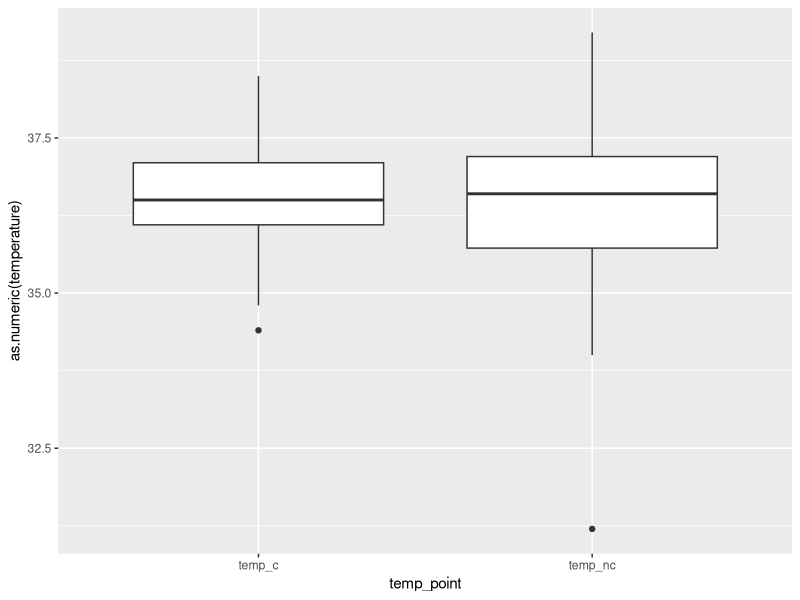
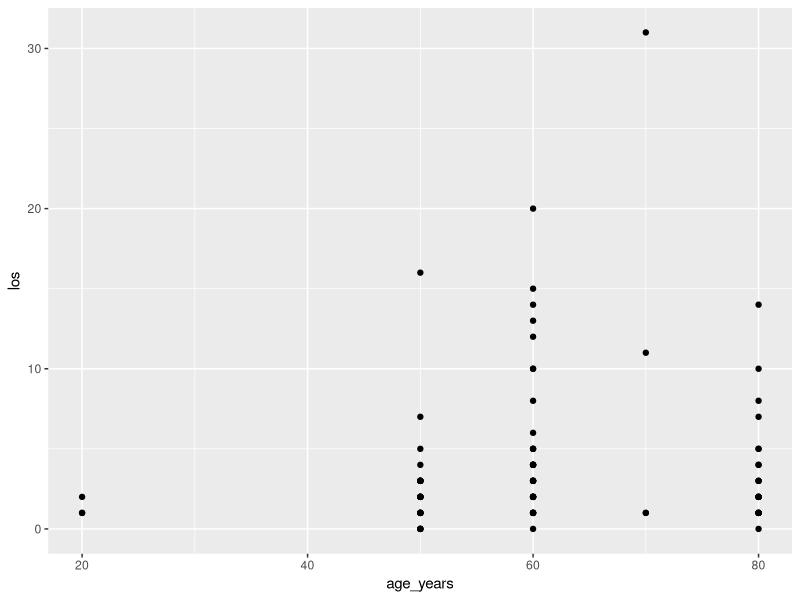
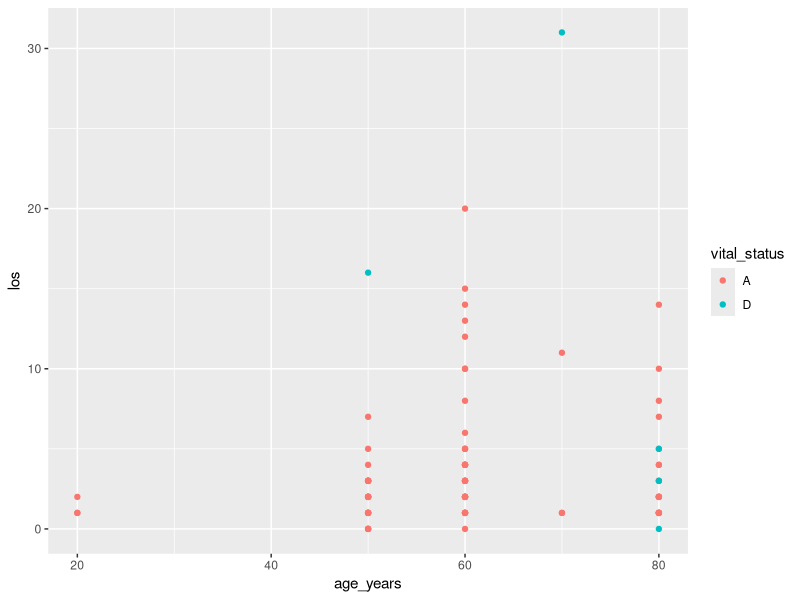
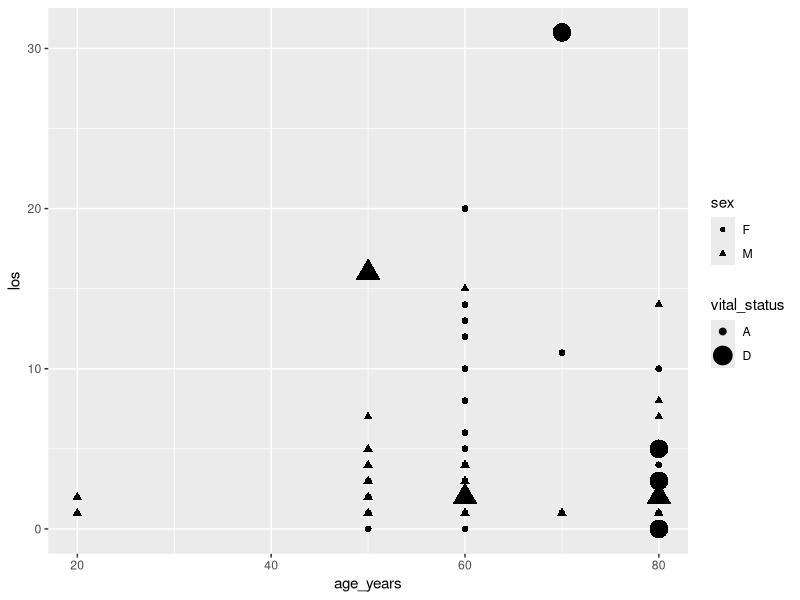
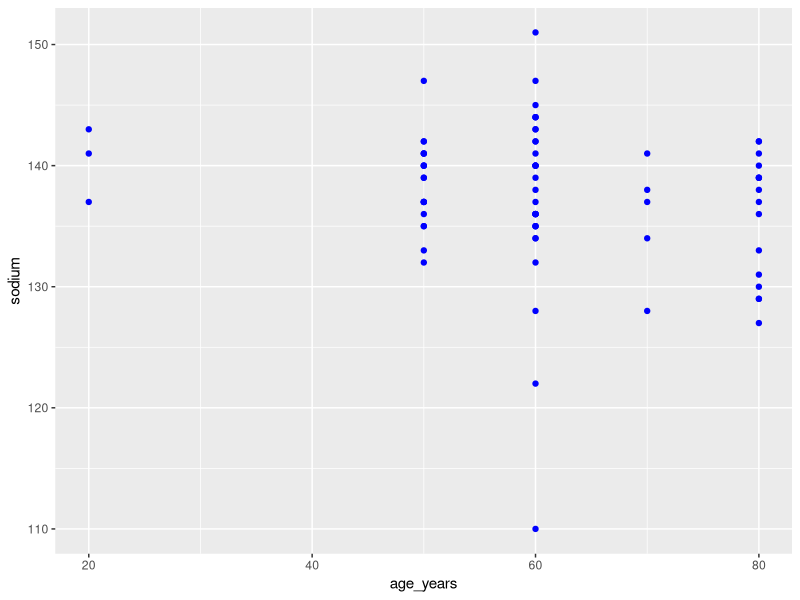
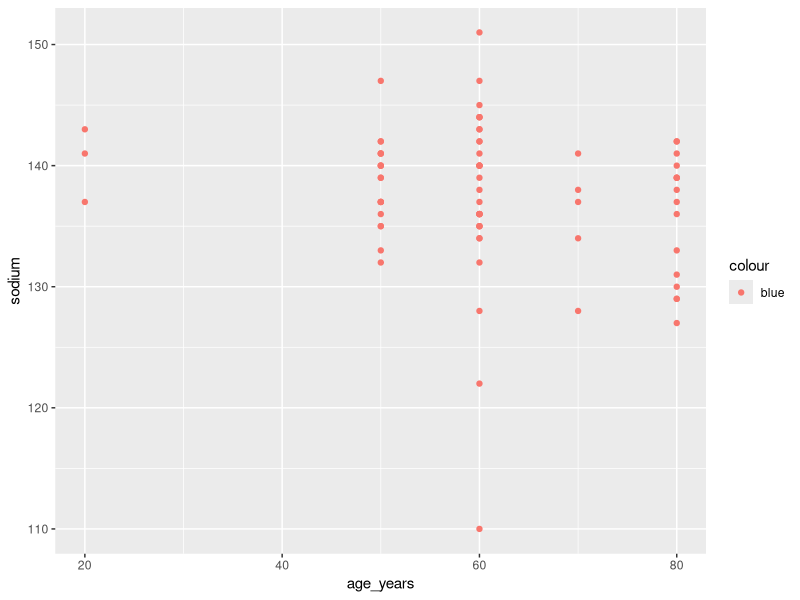
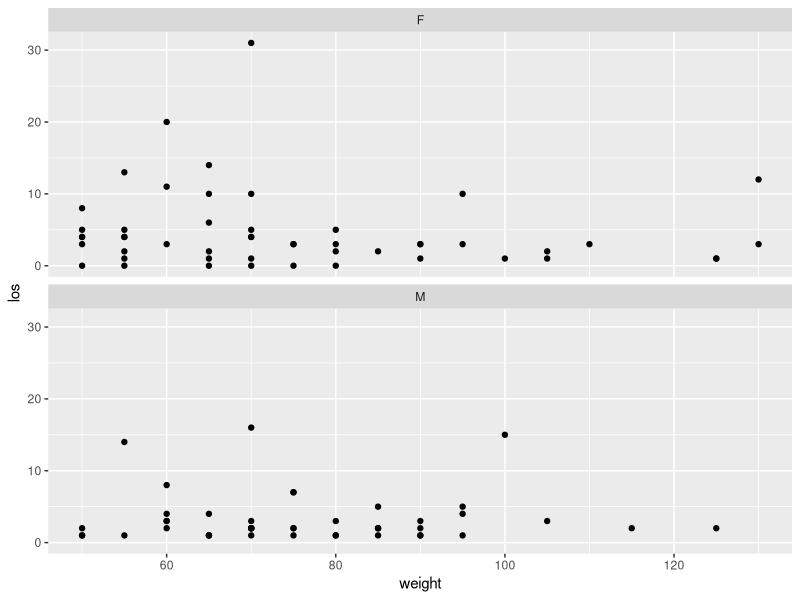
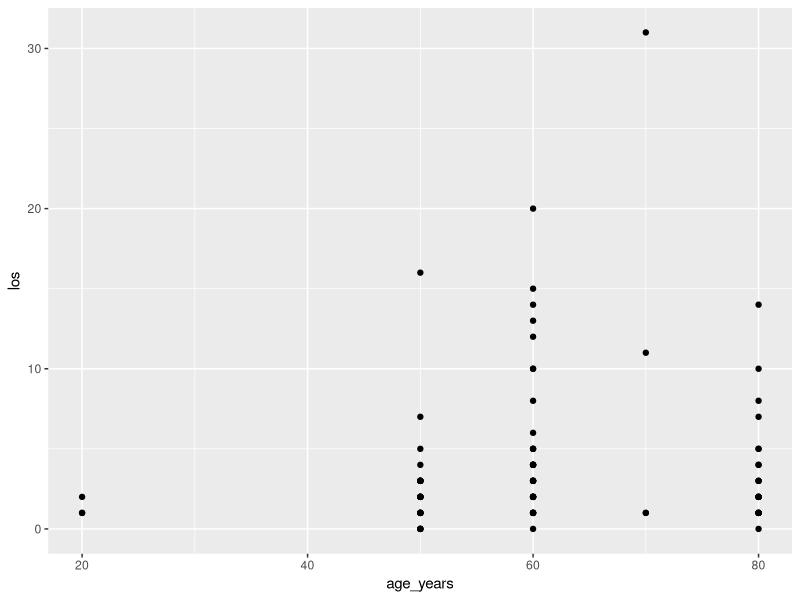

Write R code to recreate these figures, in order.
## ---- chunk 1
# We will need this data later.
library(tidyverse)
cchic <- read_csv("clean_CCHIC.csv")
## ---- chunk 2
# Assign the value of 2+2+6 to the name `practice`. Notice there is no output in the
# console, but 'practice' is added to the environment window.
practice <- 2 + 2 + 6
# Recall the value using the name.
practice
## ---- chunk 3
say_hello <- "hello"
say_hello
## ---- chunk 4
c(50, 25, 32, 67, 46, 19, 48)
## ---- chunk 5
c(37.5, 37.1, 37.3, 38.3, 37.4, 38.9)
## ---- chunk 6
c("Adam", "Sally", "Eve", "John", "James", "Jennifer")
## ---- chunk 7
c(TRUE, FALSE, FALSE, TRUE, TRUE)
## ---- chunk 8
age <- c(50, 25, 32, 67, 46, 19)
# Recall the whole vector using the name.
age

# You can do the same thing for a character vector.
name <- c("Adam", "Sally", "Eve", "John", "James", "Jennifer")
name

gender <- c("male", "female", "female", "male", "male", "female")
## ---- chunk 9
# The age of the second person.
age[2]
# The name of the fifth person.
name[5]
## ---- chunk 10
test <- c(1, 2, 3, 4)
# Note that `test` is a numeric vector.
str(test)
# Add a character to `test`
test <- c(1, 2, 3, 4, "x")
# Note that `test` is now a character vector.
str(test)
## ---- chunk 11
test2 <- c(1, 2, 3, 4, TRUE)
# Note that the last element is `1`.
test2
# Note that the vector is numeric.
str(test2)
## ---- chunk 12
matrix(1:9, nrow = 3, ncol = 3)
## ---- chunk 13
data.frame(name, age, gender)
## ---- chunk 14
# Combining the vectors we created before into a data frame.
patients <- data.frame(name, age, gender)
patients
## ---- chunk 15
name <- name <- c("Adam", "Sally", "Eve", "John", "James", "Jennifer")
gender <- c("male", "female")
# You probably don't want this to happen.
data.frame(name, gender)
## ---- chunk 16
head(cchic)
## ---- chunk 17
tail(cchic)
## ---- chunk 18
names(cchic)
## ---- chunk 19
str(cchic)
## ---- chunk 20
cchic[25, 5]
## ---- chunk 21
cchic$weight
## ---- chunk 22
cchic$discharge
## ---- chunk 23
table(cchic$sex)
## ---- chunk 24
table(cchic$vital_status)
## ---- chunk 25
ls(cchic, pattern = "temp")
## ---- chunk 26
# You need to do this each time you open R
library(dplyr)
## ---- chunk 27
cchic %>%
  filter(age_years >= 65)
## ---- chunk 28
elder_cchic <- cchic %>%
  filter(age_years >= 65)
## ---- chunk 29
cchic %>%
  select(sex)
## ---- chunk 30
cchic %>%
  filter(age_years >= 65) %>%
  select(sex)
## ---- chunk 31
cchic %>%
  group_by(sex) %>%
  summarise(mean_urea = mean(urea, na.rm = TRUE))
# Some summary statistic functions do not work with missing values, so you need to add the
# `is.na` argument to remove these.
## ---- chunk 32
cchic %>%
  filter(is.na(age_years) == FALSE, age_years >= 65) %>%
  select(sex) %>%
  head()
## ---- chunk 33
cchic %>%
  filter(age_years >= 65) %>%
  select(sex) %>%
  is.na() %>%
  sum()
## ---- chunk 34
cchic <- cchic %>%
  rename(sodium = na)
## ---- chunk 35
cchic <- cchic %>%
  mutate(bmi = (weight / (height / 100)^2))
## ---- chunk 36
cchic <- cchic %>%
  mutate(gender = as.factor(sex))
## ---- chunk 37
library(readr)
## ---- chunk 38
str(cchic$temp_nc)
## ---- chunk 39
cchic$temp_nc <-
  parse_number(cchic$temp_nc)

head(cchic$temp_nc)
## ---- chunk 40
library(stringr)
## ---- chunk 41
test_gender <- c("f", "F", "M", "f")
## ---- chunk 42
test_gender <- str_to_upper(test_gender)
test_gender
## ---- chunk 43
library(lubridate)
## ---- chunk 44
test_dates <- c("02-01-12", "03-04-15", "15-06-02")
# Since the dates are in a date-month-year format, we use the dmy function.
test_dates <- dmy(test_dates)
test_dates
## ---- chunk 45
cchic_year_born <- year(dmy(cchic$dob))
head(cchic_year_born)
## ---- chunk 46
cchic_discharge_days <- day(dmy(cchic$discharge))
head(cchic_discharge_days)
## ---- chunk 47
cchic <-
  cchic %>%
  mutate(los = (dmy(discharge) - dmy(admission)))
# You have now added a new variable to your data frame and can recall it.
head(cchic$los)
## ---- chunk 48
cchic$discharge <- dmy(cchic$discharge)
cchic$admission <- dmy(cchic$admission)
cchic_los_test <- cchic$discharge - cchic$admission
# This time, we just saved the vector in a separate object - not the data frame.
## ---- chunk 49
library(tidyr)

cchic_long <- cchic %>%
  gather(
    "temp_point", "temperature",
    temp_c:temp_nc
  )
## ---- chunk 50
library(ggplot2)
cchic_long %>%
  ggplot(aes(
    x = temp_point, y =
      as.numeric(temperature)
  )) +
  geom_boxplot()
## ---- chunk 51
cchic %>%
  select(-lactate)
## ---- chunk 52
cchic <- cchic %>%
  select(-lactate)
## ---- chunk 53
# Mean length of stay
cchic %>%
  filter(age_years >= 60) %>%
  summarise(los = mean(los))

# Number of people alive at discharge
cchic %>%
  filter(age_years >= 60) %>%
  select(vital_status) %>%
  table()
## ---- chunk 54
library(ggplot2)
## ---- chunk 55
ggplot(data = cchic) +
  geom_point(mapping = aes(x = age_years, y = los))
## ---- chunk 56
ggplot(data = cchic) +
  geom_point(mapping = aes(x = age_years, y = los, color = vital_status))
## ---- chunk 57
ggplot(data = cchic) +
  geom_point(mapping = aes(x = age_years, y = los, size = vital_status, shape = sex))
## ---- chunk 58
ggplot(data = cchic) +
  geom_point(mapping = aes(x = age_years, y = sodium), color = "blue")

ggplot(data = cchic) +
  geom_point(mapping = aes(x = age_years, y = sodium, color = "blue"))
## ---- chunk 59
ggplot(data = cchic) +
  geom_point(mapping = aes(x = weight, y = los)) +
  facet_wrap(~sex, nrow = 2)
## ---- chunk 60
ggplot(data = cchic) +
  geom_point(mapping = aes(x = age_years, y = los))
## ---- chunk 61
ggplot(data = cchic) +
  geom_point(mapping = aes(x = age_years, y = los), position = "jitter")
## ---- chunk 62
ggplot(data = cchic) +
  geom_smooth(mapping = aes(x = sao2_abg, y = pao2_abg))
## ---- chunk 63
ggplot(data = cchic) +
  geom_smooth(mapping = aes(x = sao2_abg, y = pao2_abg, linetype = sex))
## ---- chunk 64
ggplot(data = cchic) +
  geom_point(mapping = aes(x = sao2_abg, y = pao2_abg, colour = sex)) +
  geom_smooth(mapping = aes(x = sao2_abg, y = pao2_abg))
## ---- chunk 65
ggplot(data = cchic) +
  geom_bar(mapping = aes(x = care_level, y = ..prop.., group = 1))
## ---- chunk 66
ggplot(data = cchic) +
  geom_bar(mapping = aes(x = care_level, fill = sex))
## ---- chunk 67
ggplot(data = cchic) +
  geom_bar(mapping = aes(x = care_level, fill = sex), position = "fill")
## ---- chunk 68
ggplot(data = cchic) +
  geom_bar(mapping = aes(x = care_level, fill = sex), position = "dodge")
## ---- chunk 69
ggplot(data = cchic, aes(x = age_years)) +
  geom_histogram()
## ---- chunk 70
ggplot(data = cchic, aes(x = height)) +
  geom_histogram()
## ---- chunk 71
# Note that we remove missing values.
mean(cchic$height, na.rm = TRUE)
sd(cchic$height)
## ---- chunk 72
dummy_1 <- rnorm(1000, mean = 10, sd = 0.5)
# ggplot only accepts dataframes.
dummy_1 <- as.data.frame(dummy_1)
ggplot(dummy_1, aes(x = dummy_1)) +
  geom_histogram()
## ---- chunk 73
dummy_2 <- rnorm(1000, mean = 10, sd = 20)
dummy_2 <- as.data.frame(dummy_2)
ggplot(dummy_2, aes(x = dummy_2)) +
  geom_histogram()
## ---- chunk 74
ggplot(cchic, aes(x = age_years)) +
  geom_histogram()
## ---- chunk 75
median(cchic$age_years)
IQR(cchic$age_years)
## ---- chunk 76
table(cchic$care_level)
## ---- chunk 77
care <- table(cchic$care_level)
prop.table(care)
## ---- chunk 78
prop.table(care) * 100
## ---- chunk 79
cchic %>%
  group_by(sex) %>%
  summarise(av.height = mean(height, na.rm = TRUE))
## ---- chunk 80
cchic <- cchic %>%
  mutate(gender = as.factor(sex))
cchic <- cchic %>%
  mutate(gender_num = as.numeric(gender))
str(cchic$gender_num)
t.test(cchic$height, cchic$gender_num)
## ---- chunk 81
sex_test <- as.numeric(cchic$sex)
## ---- chunk 82
table(cchic$gender, cchic$vital_status)
## ---- chunk 83
chisq.test(cchic$gender, cchic$vital_status)
## ---- chunk 84
ggplot(cchic, aes(x = los)) +
  geom_histogram()
## ---- chunk 85
cchic <- cchic %>%
  mutate(los = as.factor(los))

cchic <- cchic %>%
  mutate(los_num = as.numeric(los))
## ---- chunk 86
# Descriptive statistics for males
cchic %>%
  filter(sex == "M") %>%
  select(los_num) %>%
  summary()
## ---- chunk 87
# Descriptive statistics for females.
cchic %>%
  filter(sex == "F") %>%
  select(los_num) %>%
  summary()
## ---- chunk 88
wilcox.test(cchic$los_num, cchic$gender_num)
## ---- chunk 89
say_hello <- function(name) {
  message <- paste("Hello", name)
  return(message)
}

say_hello("cheryl")
## ---- chunk 90
BMI <- function(height, weight) {
  x <- weight / (height^2)
  return(x)
}
# Try calculating your own BMI
BMI(height = 1.60, weight = 60)
## ---- chunk 91
BSA <- function(height, weight) {
  x <- sqrt((weight * height) / 3600)
  return(x)
}

BSA(height = 175, weight = 80)
